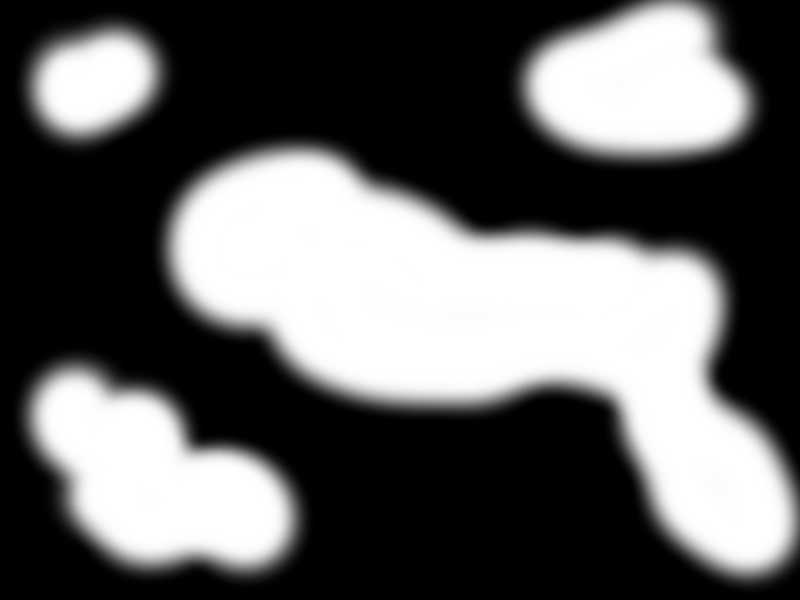
#> input picture cloud.png, 800 x 600 px
$ python convex_hull.py   (Python 2 division)
#> lines starting #> are read from the running program, lines starting #| are printed output that depends on the picture; after the words box and inside, x2 and y2 are one past the last pixel; in counts of white or black regions, pixels touching at a corner belong together
### utils.py
#! -*- coding: utf8 -*-

import cv2

def calcular_centroide(trazado):
    momentos = cv2.moments(trazado)
    x = momentos['m10'] / momentos['m00']
    y = momentos['m01'] / momentos['m00']
    return (int(x), int(y))

def dibujar_marcador(imagen, centro, color):
    cv2.circle(imagen, centro, 5, color, 4)
    cv2.circle(imagen, centro, 10, color, 4)
    cv2.circle(imagen, centro, 20, color, 4)

### convex_hull.py
# coding: utf-8
import cv2
import numpy

from utils import calcular_centroide, dibujar_marcador

cv2.namedWindow('Original')
cv2.namedWindow('Test')

a = cv2.imread('cloud.png')
#> a is the input picture: shape (600, 800, 3); min 0, max 255, mean 97.3

gray = cv2.cvtColor(a, cv2.COLOR_BGR2GRAY)

print gray.shape
#| (600, 800)
print gray
#> (printed output is left out)
ret, b = cv2.threshold(gray, 20, 255, cv2.THRESH_BINARY)
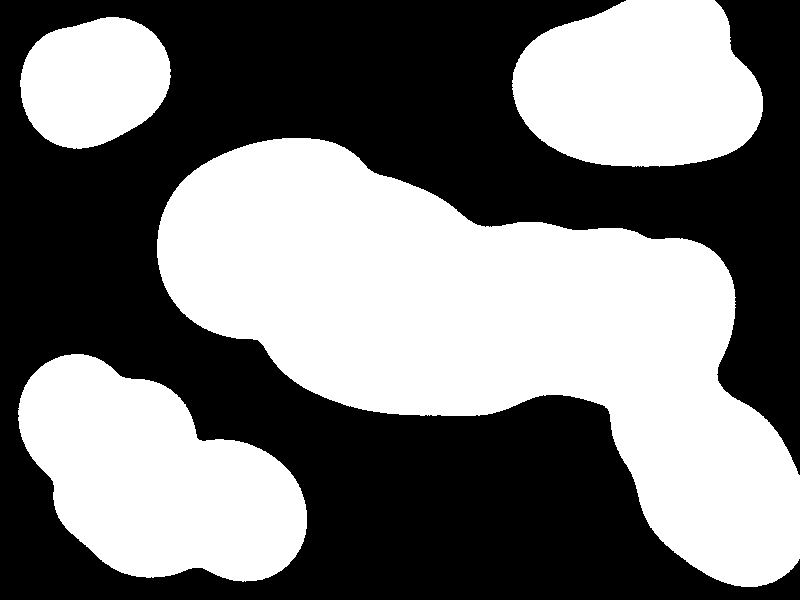
#> b: shape (600, 800); 47.4% white; 4 white regions

cv2.imshow('Test', b)

contornos, jerarquia = cv2.findContours(b,
        cv2.RETR_EXTERNAL,
        cv2.CHAIN_APPROX_SIMPLE)
#> contornos = 4 contours; box (x1, y1, x2, y2) and area: (157, 138, 800, 587) 135244, (18, 354, 307, 582) 42390, (512, 0, 763, 167) 32869, (20, 17, 171, 149) 15036; jerarquia = [[1, -1, -1, -1], [2, 0, -1, -1], [3, 1, -1, -1], [-1, 2, -1, -1]]

for cnt in contornos:
    hull = cv2.convexHull(cnt)
    lista = numpy.reshape(hull, (1, -1, 2))

    centro = calcular_centroide(hull)

    dibujar_marcador(a, centro, (255, 255, 0))

    centro = calcular_centroide(cnt)
    dibujar_marcador(a, centro, (20, 40, 255))

    cv2.polylines(a, lista, True, (0, 255, 0), 3)
    center, radius = cv2.minEnclosingCircle(cnt)
    center = tuple(map(int, center))
    radius = int(radius)
    cv2.circle(a, center, radius, (255, 0, 0), 3)
    cv2.circle(a, center, 5, (255, 0, 0), 3)
#> this loop made 4 passes
#> (center, radius) on passes 1 to 4: ((162, 467), 159), ((482, 382), 362), ((96, 82), 76), ((637, 91), 126)
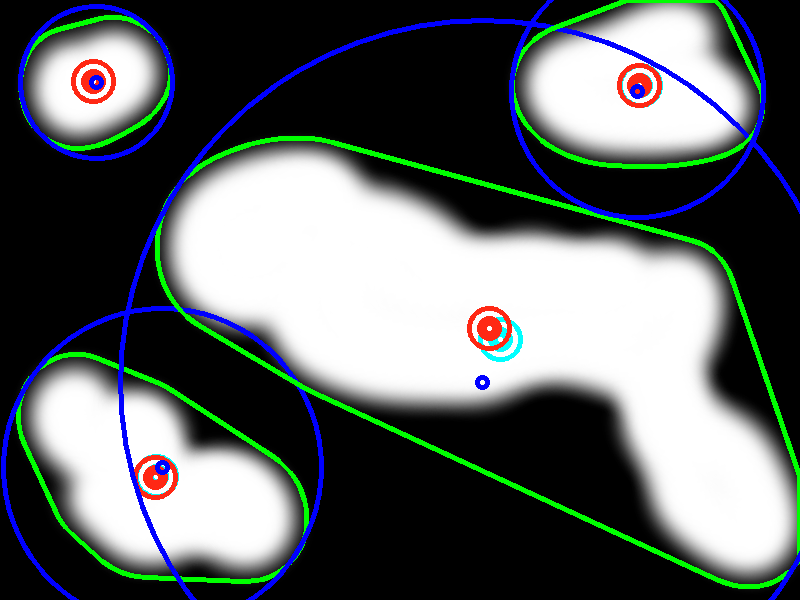
#> a: shape (600, 800, 3); 7.59% of pixels changed, all inside (x1, y1, x2, y2) = (1, 0, 800, 600)

cv2.imshow('Original', a)

while True:
    if cv2.waitKey(1) == 27:
#> (key Esc is pressed here)
        break

$ run again, with test_blobs.png copied over cloud.png
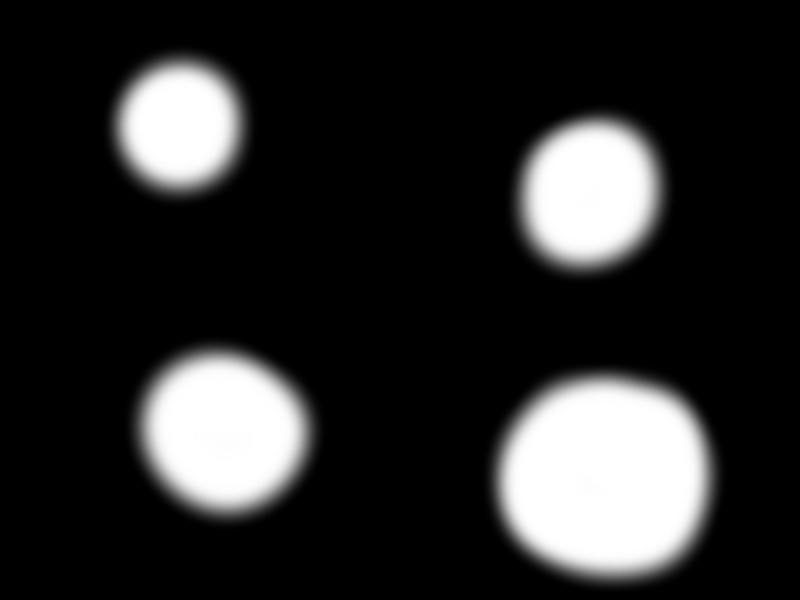
#> input picture test_blobs.png, 800 x 600 px
#> a is the input picture: shape (600, 800, 3); min 0, max 255, mean 42.8
#| (600, 800)
#> (printed output is left out)
#> `ret, b = cv2.threshold(gray, 20, 255, cv2.THRESH_BINARY)`:
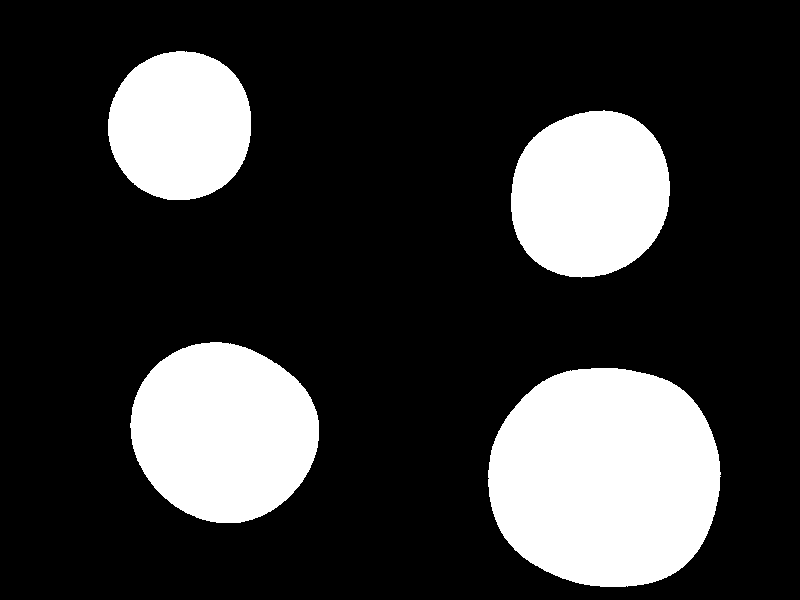
#> b: shape (600, 800); 22% white; 4 white regions
#> contornos = 4 contours; box (x1, y1, x2, y2) and area: (488, 368, 721, 587) 40834, (130, 342, 319, 523) 26104, (511, 110, 670, 278) 20967, (108, 51, 251, 200) 16766; jerarquia = [[1, -1, -1, -1], [2, 0, -1, -1], [3, 1, -1, -1], [-1, 2, -1, -1]]
#> the loop `for cnt in contornos:` made 4 passes
#> (center, radius) on passes 1 to 4: ((605, 478), 117), ((224, 428), 94), ((589, 192), 86), ((180, 125), 74)
#> after the loop `for cnt in contornos:`:
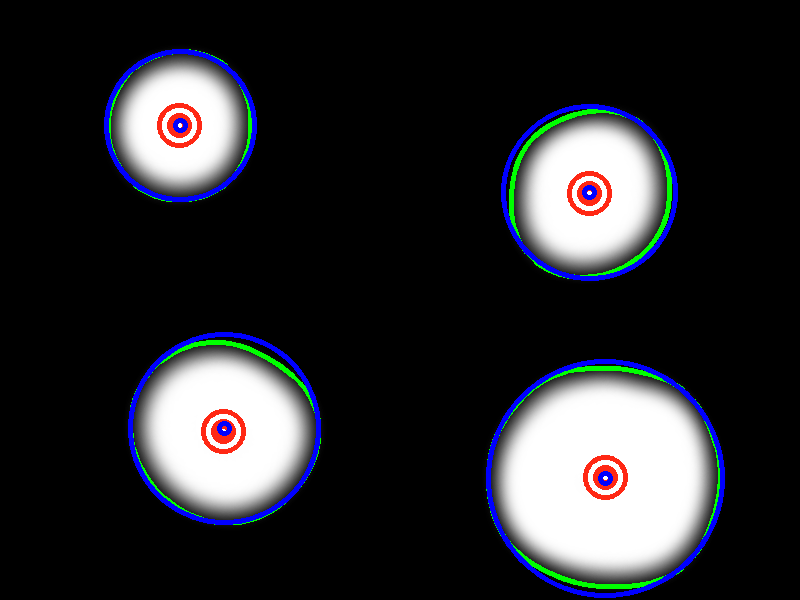
#> a: shape (600, 800, 3); 4.32% of pixels changed, all inside (x1, y1, x2, y2) = (104, 49, 725, 598)
